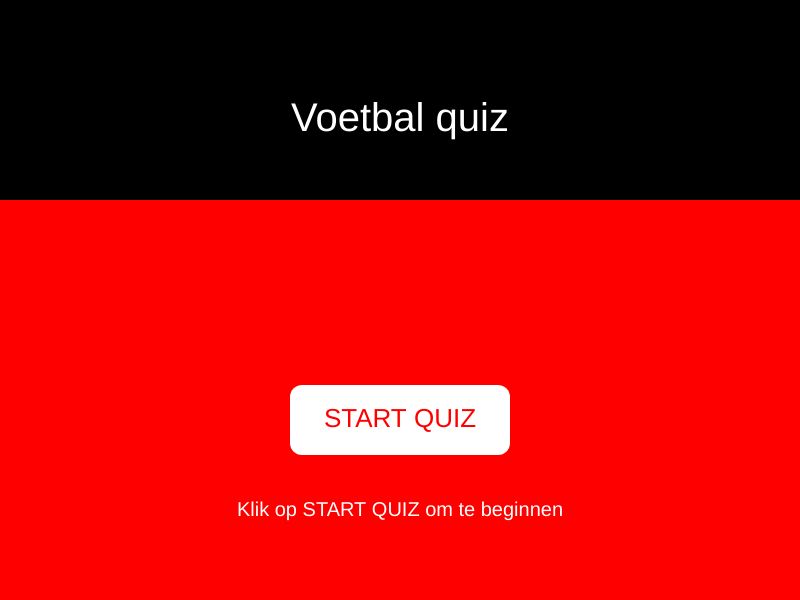
Frame 1 (no input)
Frame 60 (no input): identical to frame 1, image omitted
Frame 120 (the mouse pressed at the canvas centre since frame 60): identical to frame 1, image omitted

The p5.js sketch that drew this single still picture (run headless with seeded random() and noise() and a simulated clock; from frame 60 on, the mouse is pressed at the canvas centre):

// p5.js sketch
// ── sketch.js
let screen = 'start';
let currentQuestionIndex = 0;

const questions = [
  {
    question: 'Wie won de eerste Ballon dor ooit?',
    answers: ['Stanley Matthews', 'R9', 'Pelé', 'Raymond Kopa'],
    correctAnswer: 0,
  },
  {
    question: 'Wie won de Champions League in 2018?',
    answers: ['Barcelona', 'Real Madrid', 'FC Bayern Munchen', 'Liverpool'],
    correctAnswer: 1,
  },
  {
    question: 'Hoelang speelde Messi bij FC Barcelona in het eerste elftal?',
    answers: ['16 jaar', '17 jaar', '15 jaar', '18 jaar'],
    correctAnswer: 1,
  },
  {
    question: 'Welke speler is de enige die in drie verschillende decennia in de Champions League heeft gescoord?',
    answers: ['Karim Benzema', 'Robert Lewandowski', 'Lionel Messi', 'Cristiano Ronaldo'],
    correctAnswer: 3,
  },
  {
    question: 'Welke club heeft de meeste Europa League-titels gewonnen?',
    answers: ['Sevilla', 'Juventus', 'Inter Milan', 'Liverpool'],
    correctAnswer: 0,
  },
];
let buttonX = [70, 430, 70, 430];
let buttonY = [350, 350, 440, 440];

function setup() {
  createCanvas(800, 600);
}

function draw() {
  background(220);

  noStroke();

  fill('black');
  rect(0, 0, 800, 200);

  fill('red');
  rect(0, 200, 800, 400);

  fill('white');
  textAlign(CENTER, CENTER);
  textSize(40);
  text('Voetbal quiz', 400, 120);

  if (screen === 'start') {
    fill('white');
    rect(290, 385, 220, 70, 12);

    fill('red');
    textSize(26);
    text('START QUIZ', 400, 420);

    fill('white');
    textSize(20);
    text('Klik op START QUIZ om te beginnen', 400, 510);
  } else if (screen === 'question') {
    const currentQuestion = questions[currentQuestionIndex];

    fill('white');
    textSize(26);
    text(currentQuestion.question, 400, 270);

    for (let i = 0; i < currentQuestion.answers.length; i++) {
      fill('white');
      rect(buttonX[i], buttonY[i], 300, 70, 10);

      fill('red');
      textSize(24);
      text(currentQuestion.answers[i], buttonX[i] + 150, buttonY[i] + 35);
    }
  } else if (screen === 'next') {
    fill('white');
    textSize(28);
    text('Goed antwoord!', 400, 320);

    fill('white');
    rect(290, 385, 220, 70, 12);
    fill('red');
    textSize(22);
    text('VOLGENDE VRAAG', 400, 420);
  } else if (screen === 'wrong') {
    fill('white');
    textSize(28);
    text('Helaas, fout antwoord!', 400, 320);

    fill('white');
    rect(290, 385, 220, 70, 12);
    fill('red');
    textSize(26);
    text('RESET', 400, 420);
  } else if (screen === 'finished') {
    fill('white');
    textSize(28);
    text('Goed gedaan! Je bent klaar.', 400, 320);

    fill('white');
    rect(290, 385, 220, 70, 12);
    fill('red');
    textSize(26);
    text('RESET', 400, 420);
  }
}

function nextQuestion() {
  currentQuestionIndex++;

  if (currentQuestionIndex >= questions.length) {
    screen = 'finished';
  } else {
    screen = 'question';
  }
}

function resetQuiz() {
  currentQuestionIndex = 0;
  screen = 'start';
}

function mousePressed() {
  if (screen === 'start') {
    if (mouseX > 290 && mouseX < 510 && mouseY > 385 && mouseY < 455) {
      screen = 'question';
    }
    return;
  }

  if (screen === 'question') {
    const currentQuestion = questions[currentQuestionIndex];

    for (let i = 0; i < currentQuestion.answers.length; i++) {
      if (
        mouseX > buttonX[i] &&
        mouseX < buttonX[i] + 300 &&
        mouseY > buttonY[i] &&
        mouseY < buttonY[i] + 70
      ) {
        if (i === currentQuestion.correctAnswer) {
          if (currentQuestionIndex < questions.length - 1) {
            screen = 'next';
          } else {
            screen = 'finished';
          }
        } else {
          screen = 'wrong';
        }
        return;
      }
    }
    return;
  }

  if (mouseX > 290 && mouseX < 510 && mouseY > 385 && mouseY < 455) {
    if (screen === 'next') {
      nextQuestion();
    } else if (screen === 'wrong' || screen === 'finished') {
      resetQuiz();
    }
  }
}
